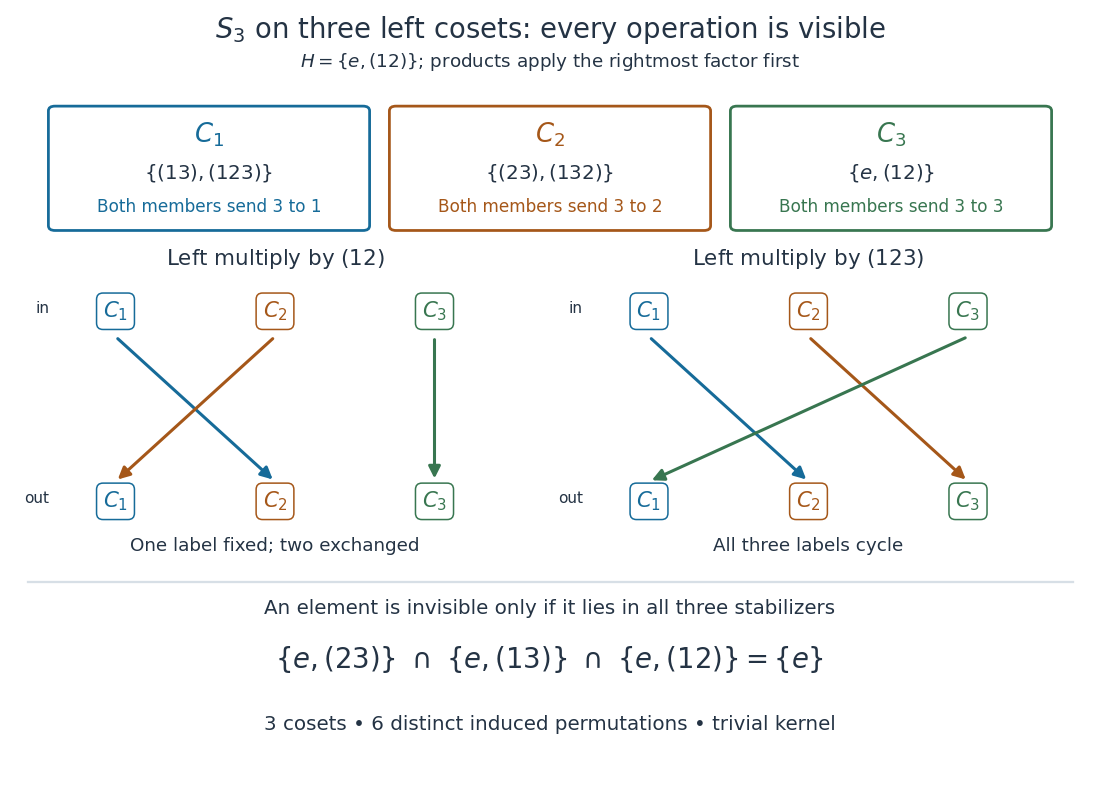

The Python source for this figure:
"""Draw the faithful S3 action on three left cosets; save PNG to cwd."""

from itertools import permutations
from pathlib import Path

import matplotlib

matplotlib.use("Agg")
import matplotlib.pyplot as plt
from matplotlib.patches import FancyBboxPatch


def compose(p, q):
    """Rightmost permutation acts first; tuples store images of 1, 2, 3."""
    return tuple(p[j - 1] for j in q)


def main():
    group = list(permutations((1, 2, 3)))
    e, t, r = (1, 2, 3), (2, 1, 3), (2, 3, 1)
    h = {e, t}
    reps = [(3, 2, 1), (1, 3, 2), e]
    cosets = [frozenset(compose(a, b) for b in h) for a in reps]
    assert [set(p[2] for p in c) for c in cosets] == [{1}, {2}, {3}]
    assert set.union(*(set(c) for c in cosets)) == set(group)
    assert all(len(c) == 2 for c in cosets)
    actions = {}
    for g in group:
        actions[g] = tuple(cosets.index(frozenset(compose(g, a) for a in c))
                           for c in cosets)
        assert actions[g] == tuple(i - 1 for i in g)
    stabilizers = [{g for g in group if actions[g][i] == i} for i in range(3)]
    assert stabilizers == [{e, (1, 3, 2)}, {e, (3, 2, 1)}, {e, t}]
    assert set.intersection(*stabilizers) == {e}
    assert len(set(actions.values())) == 6
    assert actions[t] == (1, 0, 2) and actions[r] == (1, 2, 0)
    for a in group:
        for b in group:
            assert actions[compose(a, b)] == tuple(actions[a][j] for j in actions[b])

    ink, gray = "#243344", "#d7dfe6"
    colors = ["#166b99", "#a55719", "#387650"]
    fig = plt.figure(figsize=(10, 7.2), dpi=110, facecolor="white")
    ax = fig.add_axes((0, 0, 1, 1))
    ax.set(xlim=(0, 1), ylim=(0, 1))
    ax.axis("off")
    ax.text(.5, .962, r"$S_3$ on three left cosets: every operation is visible",
            ha="center", va="center", fontsize=18, color=ink)
    ax.text(.5, .915, r"$H=\{e,(12)\}$; products apply the rightmost factor first",
            ha="center", fontsize=12, color=ink)
    members = [r"$\{(13),(123)\}$", r"$\{(23),(132)\}$", r"$\{e,(12)\}$"]
    for i, x in enumerate((.19, .5, .81)):
        ax.add_patch(FancyBboxPatch((x - .14, .715), .28, .145,
                     boxstyle="round,pad=0.006", facecolor="white",
                     edgecolor=colors[i], linewidth=1.8))
        ax.text(x, .82, rf"$C_{i+1}$", ha="center", fontsize=17, color=colors[i])
        ax.text(x, .775, members[i], ha="center", fontsize=13, color=ink)
        ax.text(x, .732, f"Both members send 3 to {i+1}", ha="center", fontsize=11,
                color=colors[i])

    for left, g, label in ((.045, t, r"Left multiply by $(12)$"),
                            (.53, r, r"Left multiply by $(123)$")):
        ax.text(left + .205, .665, label, ha="center", fontsize=14, color=ink)
        xs = [left + .06 + .145 * i for i in range(3)]
        ax.text(left, .605, "in", ha="right", fontsize=10, color=ink)
        ax.text(left, .365, "out", ha="right", fontsize=10, color=ink)
        for i, x in enumerate(xs):
            dest = actions[g][i]
            ax.annotate("", xy=(xs[dest], .392), xytext=(x, .575),
                        arrowprops={"arrowstyle": "-|>", "lw": 2,
                                    "color": colors[i], "mutation_scale": 16})
            for y in (.607, .367):
                ax.text(x, y, rf"$C_{i+1}$", ha="center", va="center", fontsize=14,
                        color=colors[i], bbox={"facecolor": "white",
                        "edgecolor": colors[i], "boxstyle": "round,pad=.3"})
        ax.text(left + .205, .304,
                "One label fixed; two exchanged" if g == t else "All three labels cycle",
                ha="center", fontsize=12, color=ink)
    ax.plot([.025, .975], [.265, .265], color=gray, lw=1.5)
    ax.text(.5, .225, "An element is invisible only if it lies in all three stabilizers",
            ha="center", fontsize=13, color=ink)
    ax.text(.5, .157, r"$\{e,(23)\}\ \cap\ \{e,(13)\}\ \cap\ \{e,(12)\}=\{e\}$",
            ha="center", fontsize=18, color=ink)
    ax.text(.5, .078, "3 cosets • 6 distinct induced permutations • trivial kernel",
            ha="center", fontsize=13, color=ink)
    out = Path.cwd() / (Path(__file__).stem + ".png")
    fig.savefig(out, facecolor="white", transparent=False)
    plt.close(fig)
    print("Checked 18 coset images, 36 composition identities, all stabilizers and kernel.")
    print(out)


if __name__ == "__main__":
    main()
